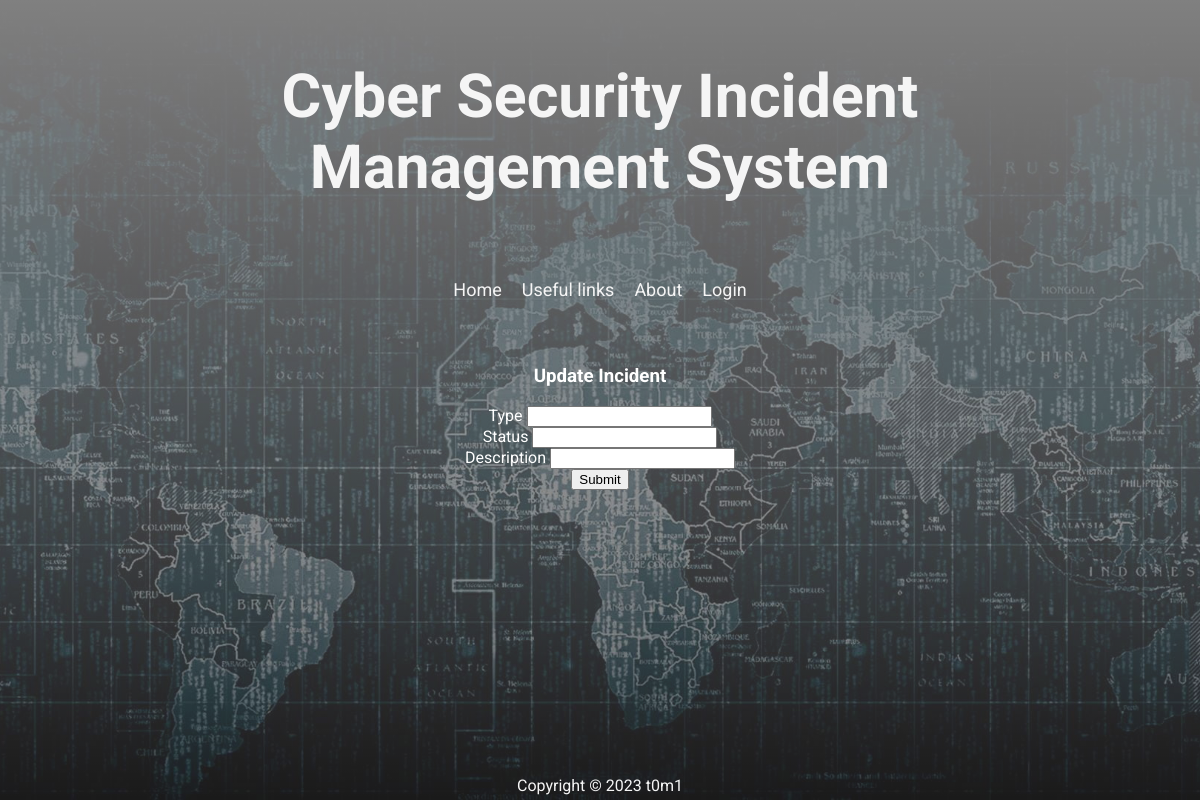
Before: /incident/update/3 with the older database file.
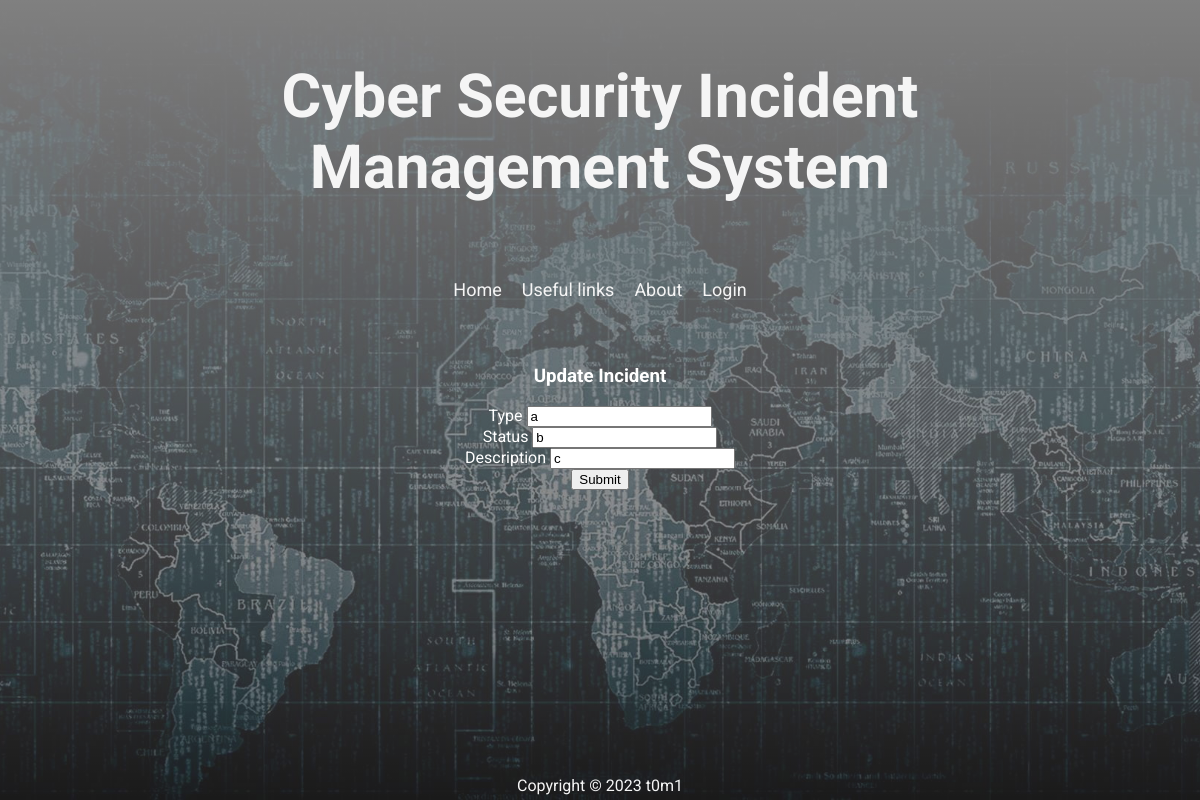
After: the same page with the newer database file.
### models/incident.py (models this page shows, shortened)
class Incident(db.Model, MixinModel):
    __tablename__ = 'incidents'
    id = db.Column(db.Integer, primary_key=True)
    user_id = db.Column(db.Integer, db.ForeignKey('users.id'), nullable=False)
    timestamp = db.Column(db.DateTime, default=datetime.utcnow, nullable=False)
    type = db.Column(db.String(120), nullable=False)
    description = db.Column(db.String(500), nullable=True)
    status = db.Column(db.String(120), nullable=False)

### app.py (the view)
@app.route('/incident/update/<int:incident_id>', methods=['GET', 'POST'])
def update_incident(incident_id):
    resource = IncidentResource()
    if request.method == 'POST':
        resource.put(incident_id)
        return redirect(url_for('incidents'))
    else:
        incident = Incident.find_by_id(incident_id)
        return render_template('update_incident.html.j2', incident=incident)

### models/mixin_model.py (called while the page is built)
  @classmethod
  def find_by_id(cls, id):
    return cls.query.get(id)

### templates/update_incident.html.j2
{% extends "base.html" %}
{% block content %}
<h3>Update Incident</h3>
<form method="POST">
  <div class="form-group">
    <label for="type">Type</label>
    <input type="text" class="form-control" id="type" name="type" value="{{ incident.type }}" required>
  </div>
  <div class="form-group">
    <label for="type">Status</label>
    <input type="text" class="form-control" id="type" name="type" value="{{ incident.status }}" required>
  </div><div class="form-group">
    <label for="type">Description</label>
    <input type="text" class="form-control" id="type" name="type" value="{{ incident.description }}" required>
  </div>
  <button type="submit" class="btn btn-primary">Submit</button>
</form>
{% endblock %}

Changed rows visible on the page:
added Incident: type "a", type "b", type "c"
